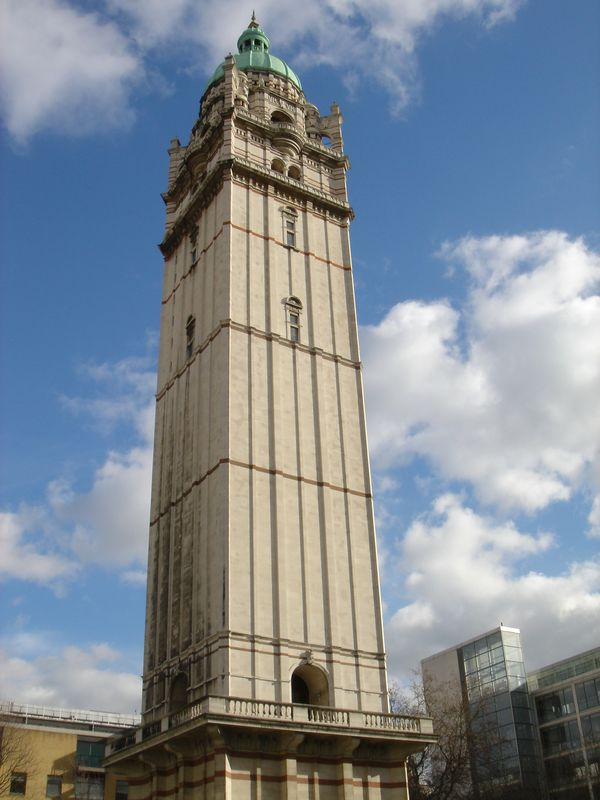
#> input picture IMG_0030.jpeg, 600 x 800 px
$ jupyter execute 'HOG Feature Description.ipynb'   (older library calls are emulated)
#> lines starting #> are read from the running program, lines starting #| are printed output that depends on the picture
# Histogram of Oriented Gradients
This is another feature detection algorithm. It's similar to SIFT because it uses the gradient orientation for feature description but it has a key difference:
* HOG describes features for a large region.

Okay so how does it work?
* For starters look at each pixel, and calculate the gradient orientation and magnitude of it.
    * you calculate the derivative of the image in the x direction using the filter [1,0,-1] and then for y using [1,0,-1]^T
    * Then you calculate the magnitude of that using sqrt(d/dx^2 + d/dy^2) and finally you get the orientation of that using arctan(d/dx / d/dy)
* Okay now divide the image up into squares for example you can split it up into blocks of 20 x 20 pixels.
* Then for each block you decide on a histogram of gradients, you can use 8 bins. [0, 45, 90, ..., 315] and add in the magnitude for each one.
* Then you represent this in the image

I was going to build this from scratch but since my exam in in like 5 days i'm just going to use the libraries for it. I might come back and redo it later though...

[cell 1]
# Import all the libraries
from skimage.io import imread
from skimage.transform import resize
from skimage.feature import hog
from skimage import exposure
import matplotlib.pyplot as plt

[cell 2]
img = imread('IMG_0030.jpeg')
#> img is the input picture: shape (800, 600, 3); mean R, G, B 127.5, 137.5, 147.1
plt.axis("off")
plt.imshow(img)
print(img.shape)
#| (800, 600, 3)

[cell 3]
fd, hog_image = hog(img, orientations=8, pixels_per_cell=(20, 20),
                	cells_per_block=(2, 2), visualize=True, multichannel=True)
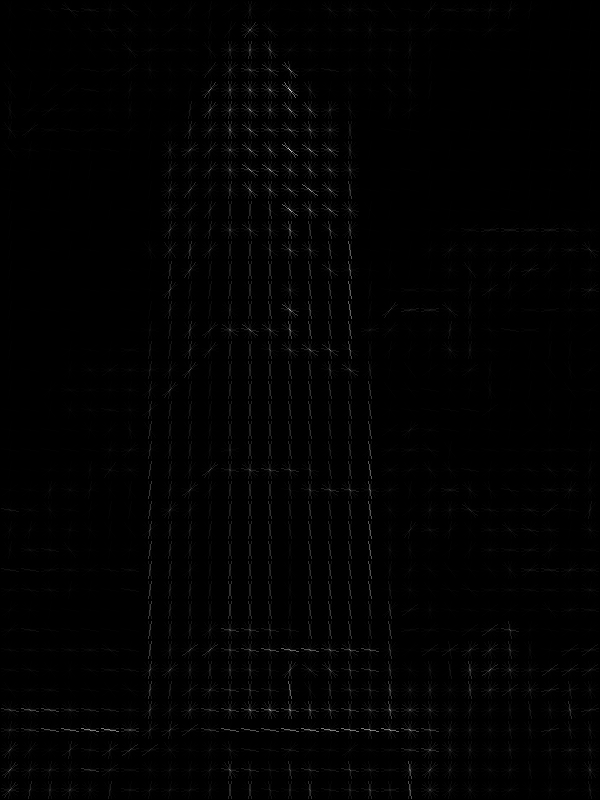
#> hog_image: shape (800, 600) float64; min 0, max 65.22, mean 0.6; drawn with min black and max white
plt.axis("off")
plt.imshow(hog_image, cmap="gray")


$ run again, with IMG_0037.jpeg copied over IMG_0030.jpeg
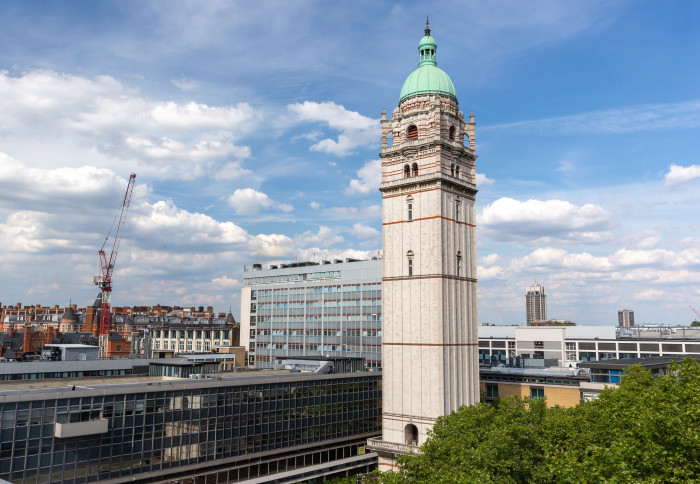
#> input picture IMG_0037.jpeg, 700 x 484 px
#> img is the input picture: shape (484, 700, 3); mean R, G, B 137.4, 150.2, 161.1
#| (484, 700, 3)
#> `fd, hog_image = hog(img, orientations=8, pixels_per_cell=(20, 20), cel..`:
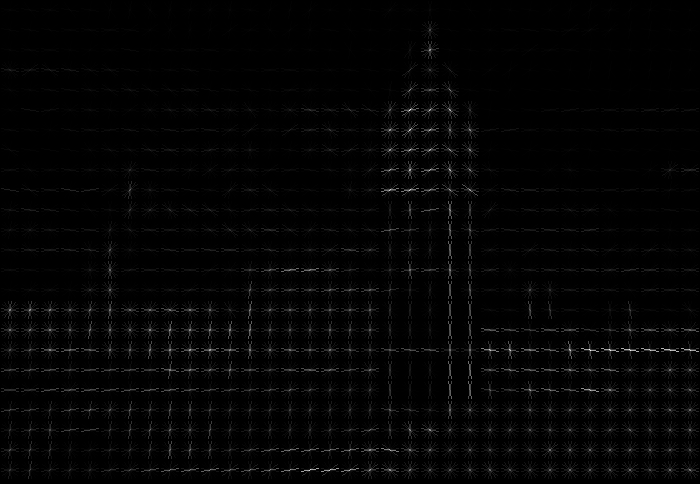
#> hog_image: shape (484, 700) float64; min 0, max 58.65, mean 1; drawn with min black and max white
